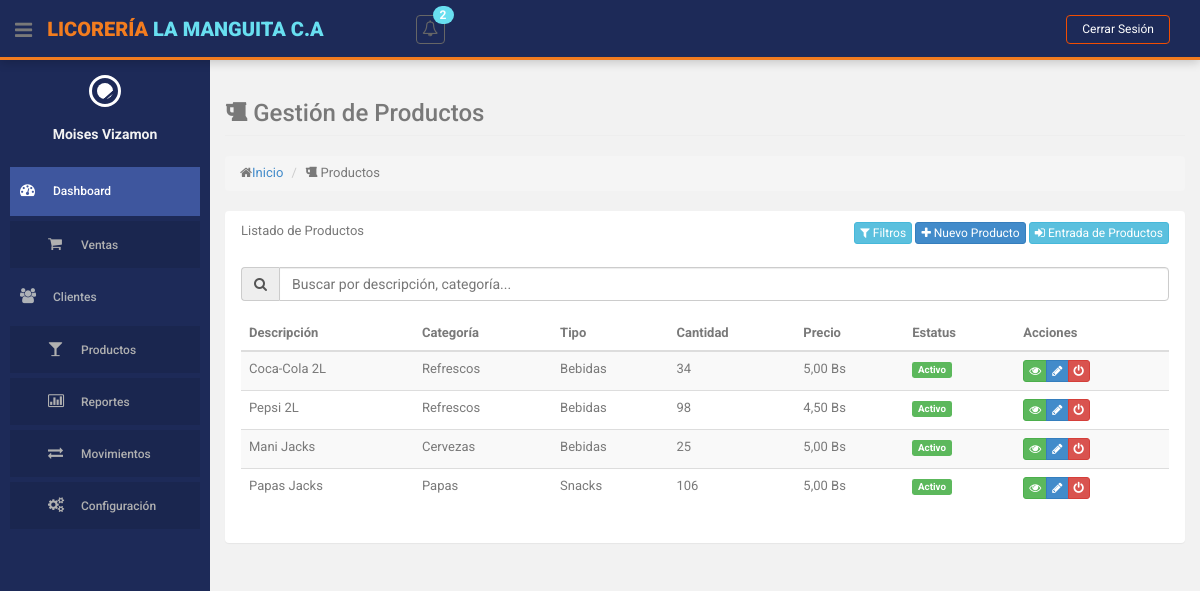
The app's page /index.php?action=productos (signed in), older data.
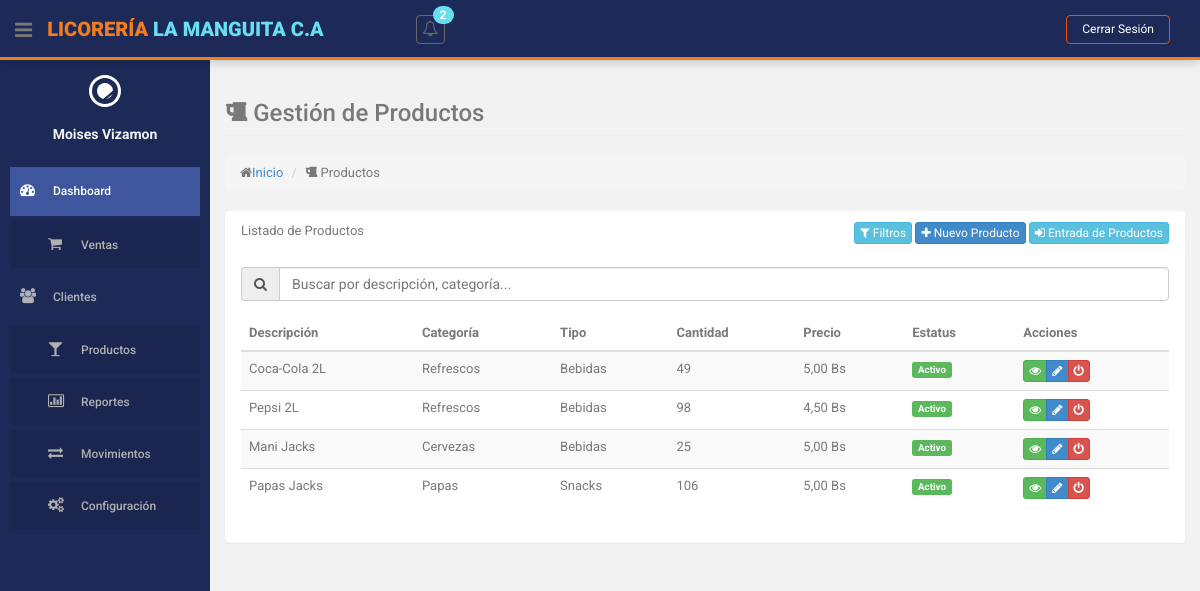
The same page, newer data.
### tables this page shows
CREATE TABLE `producto` (
  `id` int(10) NOT NULL,
  `descripcion` varchar(255) NOT NULL,
  `cantidad` int(255) NOT NULL,
  `precio` decimal(10,2) NOT NULL,
  `id_categoria` int(11) NOT NULL,
  `id_estatus` int(11) NOT NULL
);

CREATE TABLE `categorias` (
  `id` int(11) NOT NULL,
  `nombre` varchar(255) NOT NULL,
  `id_tipo_categoria` int(11) NOT NULL,
  `id_estatus` int(11) NOT NULL
);

CREATE TABLE `tipos_categoria` (
  `id` int(11) NOT NULL,
  `nombre` varchar(255) NOT NULL,
  `id_estatus` int(11) NOT NULL DEFAULT 1
);

CREATE TABLE `estatus` (
  `id` int(11) NOT NULL,
  `nombre` varchar(50) NOT NULL
);

### controllers/ProductoController.php (called while the page is built, shortened)
<?php
class ProductoController
{
    private $model;
    public function __construct()
    {
        require_once ROOT_PATH . 'models/ProductoModel.php';
        $this->model = new ProductoModel();
    }
    public function index()
    {
        $productos = $this->model->obtenerTodosProductos(false);
        $categorias = $this->model->obtenerCategorias();
        $this->loadView('productos/index', [
            'productos' => $productos,
            'categorias' => $categorias
        ]);
    }
    private function loadView($view, $data = [])
    {
        extract($data);
        require ROOT_PATH . 'views/layouts/header.php';
        require ROOT_PATH . 'views/' . $view . '.php';
        require ROOT_PATH . 'views/layouts/footer.php';
    }
}

### models/ProductoModel.php (called while the page is built, shortened)
<?php
class ProductoModel
{
    private $db;
    public function __construct()
    {
        require_once ROOT_PATH . 'config/database.php';
        $database = new Database();
        $this->db = $database->getConnection();
    }
    public function obtenerTodosProductos($soloActivos = true)
    {
        $query = "SELECT p.*, c.nombre as categoria, e.nombre as estatus, tc.nombre as tipo_categoria
              FROM producto p
              JOIN categorias c ON p.id_categoria = c.id
              JOIN estatus e ON p.id_estatus = e.id
              JOIN tipos_categoria tc ON c.id_tipo_categoria = tc.id";
        $stmt = $this->db->prepare($query);
        $stmt->execute();
        return $stmt->fetchAll(PDO::FETCH_ASSOC);
    }
}

### config/database.php (called while the page is built, shortened)
<?php
class Database {
    private $host = 'localhost';
    private $db_name = 'licoreria';
    private $username = 'root';
    private $password = '';
    public function getConnection() {
        $this->conn = null;
        try {
            $this->conn = new PDO(
                "mysql:host=" . $this->host . ";dbname=" . $this->db_name,
                $this->username,
                $this->password
            );
            $this->conn->exec("set names utf8");
            $this->conn->setAttribute(PDO::ATTR_ERRMODE, PDO::ERRMODE_EXCEPTION);
        } catch(PDOException $exception) {
            echo "Error de conexión: " . $exception->getMessage();
        }
        return $this->conn;
    }
}
?>

### views/productos/index.php (the view, shortened to what the changed rows need)
<section id="main-content">
    <section class="wrapper">
        <div class="row">
            <div class="col-lg-12">
                <section class="panel">
                    <div class="panel-body">
                        <table id="tablaProductos" class="table table-striped table-advance table-hover">
                            <thead>
                                <tr>
                                    <th>Descripción</th>
                                    <th>Categoría</th>
                                    <th>Tipo</th>
                                    <th>Cantidad</th>
                                    <th>Precio</th>
                                    <th>Estatus</th>
                                    <th>Acciones</th>
                                </tr>
                            </thead>
                            <tbody>
                                <?php foreach ($productos as $producto): ?>
                                    <tr>
                                        <td><?= htmlspecialchars($producto['descripcion']); ?></td>
                                        <td><?= $producto['categoria']; ?></td>
                                        <td><?= $producto['tipo_categoria']; ?></td>
                                        <td><?= $producto['cantidad']; ?></td>
                                        <td><?= number_format($producto['precio'], 2, ',', '.'); ?> Bs</td>
                                        <td>
                                            <span class="label label-<?= $producto['estatus'] == 'Activo' ? 'success' : 'danger'; ?>">
                                                <?= $producto['estatus']; ?>
                                            </span>
                                        </td>
                                        <td>
                                            <div class="btn-group">
                                                <a href="<?= BASE_URL ?>index.php?action=productos&method=mostrar&id=<?= $producto['id']; ?>"
                                                    class="btn btn-success btn-xs" title="Ver">
                                                    <i class="fa fa-eye"></i>
                                                </a>
                                                <?php if ($_SESSION['user_rol'] != 2): ?>
                                                <a href="<?= BASE_URL ?>index.php?action=productos&method=editar&id=<?= $producto['id']; ?>"
                                                    class="btn btn-primary btn-xs" title="Editar">
                                                    <i class="fa fa-pencil"></i>
                                                </a>
                                                <button onclick="cambiarEstado(<?= $producto['id']; ?>, '<?= $producto['estatus']; ?>')"
                                                    class="btn btn-<?= $producto['id_estatus'] == 1 ? 'danger' : 'success'; ?> btn-xs"
                                                    title="<?= $producto['id_estatus'] == 1 ? 'Desactivar' : 'Activar'; ?>">
                                                    <i class="fa fa-power-off"></i>
                                                </button>
                                                <?php endif; ?>
                                            </div>
                                        </td>
                                    </tr>
                                <?php endforeach; ?>
                            </tbody>
                        </table>
                    </div>
                </section>
            </div>
        </div>
    </section>
</section>

Row changes from the older to the newer data that the page shows:
changed producto "Coca-Cola 2L": cantidad "34" → "49"
